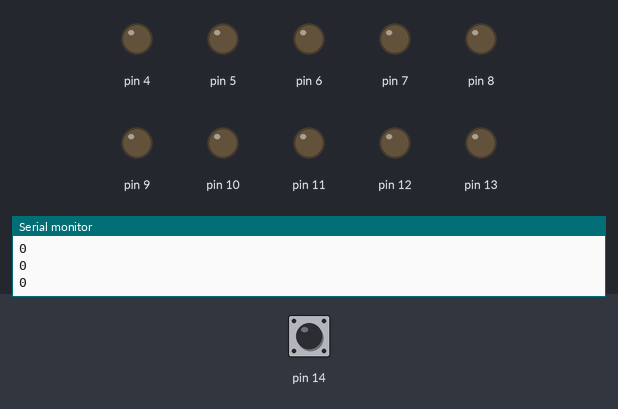
Recording of a sketch running on a simulated Arduino Uno, built with avr-gcc and run on an emulated ATmega328P. Parts: output pins drawn as LEDs (lit = HIGH), the last lines printed to the serial monitor. The inputs (shaded band) are chosen by the test bench; at power-on: pin 14 HIGH.

Above: at 1.2 s.
1.3 s: pin 14 pulled LOW for 0.15 s
At 2.7 s:
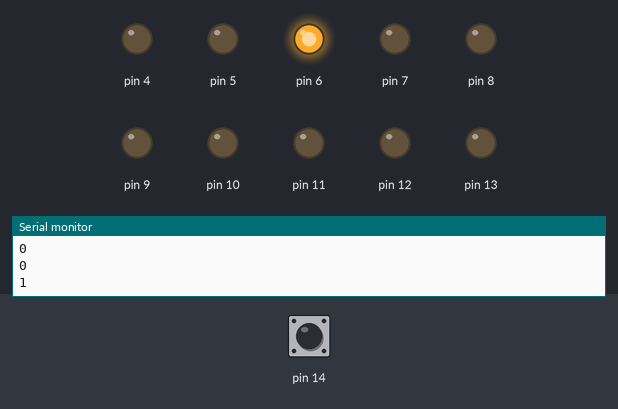
Timing chart, 0 to 17.8 s (numbered marks = the images above; inputs shaded):
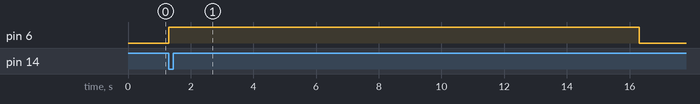

The sketch:

Sprint3.ino
```cpp
#include <myDuino.h>

myDuino robot(1);
bool plug1 = 0;

void setup() {
  // put your setup code here, to run once:

Serial.begin(9600);
robot.LED(2,1);

}

void loop() {
  // put your main code here, to run repeatedly:

plug1 = robot.readButton(1);
Serial.println(String(plug1));

if (plug1 == true) {
  robot.moveMotor(1,2,255);
  delay(15000);
  robot.moveMotor(1,1,0);
  robot.readButton(1);
}

if (plug1 == false) {
  robot.moveMotor(1,2,0);
  robot.LED(2,0);
}

}
```

Measured:
- after the input at 1.3 s, pin 6: LOW → HIGH at once, → LOW 15.0 s later
